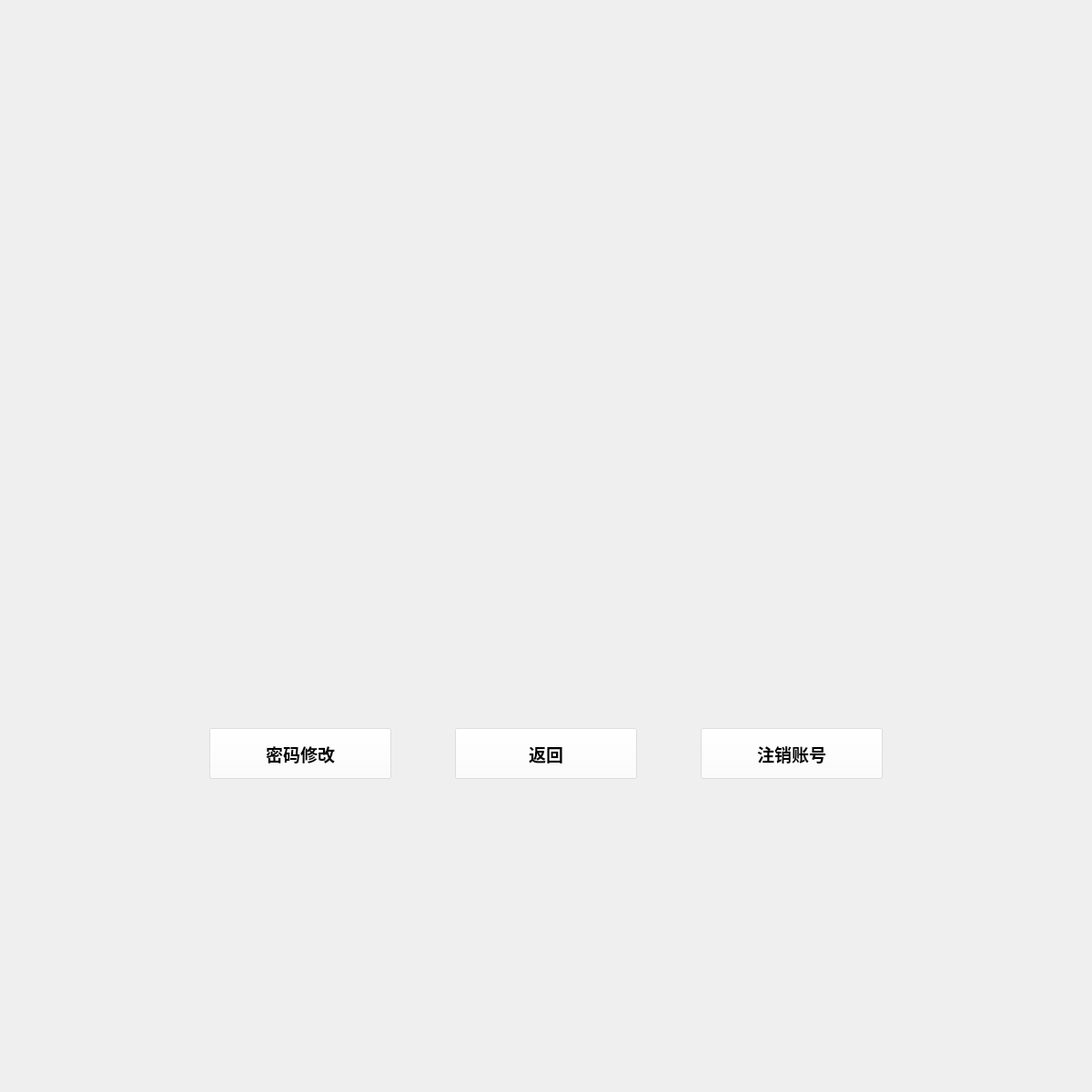
<?xml version="1.0" encoding="UTF-8"?>
<ui version="4.0">
 <class>Setting</class>
 <widget class="QWidget" name="Setting">
  <property name="geometry">
   <rect>
    <x>0</x>
    <y>0</y>
    <width>1200</width>
    <height>1200</height>
   </rect>
  </property>
  <property name="windowTitle">
   <string>Form</string>
  </property>
  <widget class="QPushButton" name="pushButton_Back">
   <property name="geometry">
    <rect>
     <x>500</x>
     <y>800</y>
     <width>200</width>
     <height>56</height>
    </rect>
   </property>
   <property name="font">
    <font>
     <family>楷体</family>
     <pointsize>14</pointsize>
     <weight>75</weight>
     <italic>false</italic>
     <bold>true</bold>
     <underline>false</underline>
     <strikeout>false</strikeout>
     <kerning>true</kerning>
    </font>
   </property>
   <property name="styleSheet">
    <string notr="true">/* 默认状态 */
QPushButton {
    background-color: rgba(255,255, 255, 40%);
    color: black;
}

/* 鼠标悬停 */
QPushButton:hover {
    background-color:rgba(0,150, 255, 40%)
}</string>
   </property>
   <property name="text">
    <string>返回</string>
   </property>
  </widget>
  <widget class="QPushButton" name="pushButton_Change">
   <property name="geometry">
    <rect>
     <x>230</x>
     <y>800</y>
     <width>200</width>
     <height>56</height>
    </rect>
   </property>
   <property name="font">
    <font>
     <family>楷体</family>
     <pointsize>14</pointsize>
     <weight>75</weight>
     <italic>false</italic>
     <bold>true</bold>
     <underline>false</underline>
     <strikeout>false</strikeout>
     <kerning>true</kerning>
    </font>
   </property>
   <property name="styleSheet">
    <string notr="true">/* 默认状态 */
QPushButton {
    background-color: rgba(255,255, 255, 40%);
    color: black;
}

/* 鼠标悬停 */
QPushButton:hover {
    background-color:rgba(0,150, 255, 40%)
}</string>
   </property>
   <property name="text">
    <string>密码修改</string>
   </property>
  </widget>
  <widget class="QPushButton" name="pushButton_Delete">
   <property name="geometry">
    <rect>
     <x>770</x>
     <y>800</y>
     <width>200</width>
     <height>56</height>
    </rect>
   </property>
   <property name="font">
    <font>
     <family>楷体</family>
     <pointsize>14</pointsize>
     <weight>75</weight>
     <italic>false</italic>
     <bold>true</bold>
     <underline>false</underline>
     <strikeout>false</strikeout>
     <kerning>true</kerning>
    </font>
   </property>
   <property name="styleSheet">
    <string notr="true">/* 默认状态 */
QPushButton {
    background-color: rgba(255,255, 255, 40%);
    color: black;
}

/* 鼠标悬停 */
QPushButton:hover {
    background-color:rgba(0,150, 255, 40%)
}</string>
   </property>
   <property name="text">
    <string>注销账号</string>
   </property>
  </widget>
 </widget>
 <resources/>
 <connections/>
</ui>
